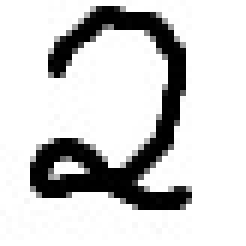
%> input picture ML/Treinamento/2_1.jpg, 41 x 41 px (shown 6 times larger); its folder holds 4 pictures in this run
$ octave NN_Multiclasse_Img.m   (GNU Octave 9; MATLAB toolbox functions it lacks are replaced by stand-ins)
%> lines starting %> are read from the running program, lines starting %| are printed output that depends on the picture; in (x1, y1, x2, y2) boxes, pixels count from 0 and x2, y2 are one past the last pixel; in counts of white or black regions, pixels touching at a corner belong together; the program's own positions count from 1
clear;
close all;
clc;

numrow = 40;
numcol = 40;
imgs = 25;
X = zeros(numrow, numcol, imgs);

cd Treinamento
imagefiles = dir('*.jpg');
nfiles = length(imagefiles);    % Number of files found
for ii=1:nfiles
   currentfilename = imagefiles(ii).name;
   X(:,:,ii) = funcao_ler_imagem(currentfilename, numrow, numcol);
%> in funcao_ler_imagem, img is the input picture: size 41x41x3 uint8; min 0, max 255, mean 207.6
%> in funcao_ler_imagem, `img =255-img;`:
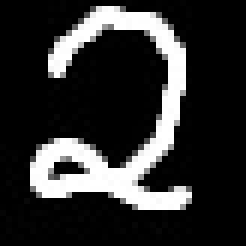
%> img: size 41x41x3 uint8 (shown 6 times larger); min 0, max 255, mean 47.4
%> in funcao_ler_imagem, `J = imresize(img, [numrow, numcol]);`:
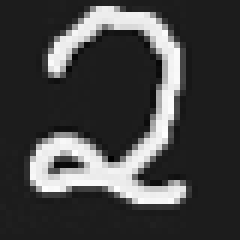
%> J: size 40x40x3 double (shown 6 times larger); min -0.137, max 1.09, mean 0.186; drawn with min black and max white
%> in funcao_ler_imagem, `J = imbinarize(J);`:
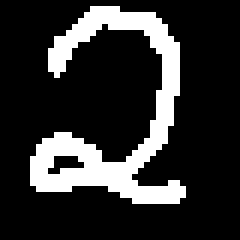
%> J: size 40x40 logical (shown 6 times larger); 18.6% white; 1 white region, box (x1, y1, x2, y2) and area: (5, 1, 31, 34) 297
end
%> pass 2 of the loop `for ii=1:nfiles`:
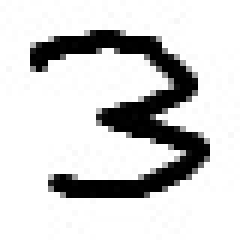
%> input picture ML/Treinamento/3_2.jpg, 41 x 41 px (shown 6 times larger)
%> in funcao_ler_imagem, img is the input picture: size 41x41x3 uint8; min 0, max 255, mean 211.6
%> in funcao_ler_imagem (call 2), `J = imresize(img, [numrow, numcol]);`:
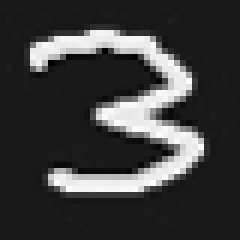
%> J: size 40x40x3 double (shown 6 times larger); min -0.118, max 1.09, mean 0.17; drawn with min black and max white
%> in funcao_ler_imagem (call 2), `J = imbinarize(J);`:
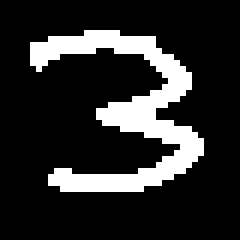
%> J: size 40x40 logical (shown 6 times larger); 17% white; 1 white region, box (x1, y1, x2, y2) and area: (5, 5, 34, 32) 272
%> pass 3 of the loop `for ii=1:nfiles`:
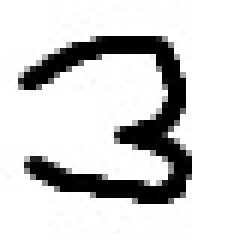
%> input picture ML/Treinamento/3_4.jpg, 41 x 41 px (shown 6 times larger)
%> in funcao_ler_imagem, img is the input picture: size 41x41x3 uint8; min 0, max 255, mean 212.9
%> in funcao_ler_imagem (call 3), `J = imresize(img, [numrow, numcol]);`:
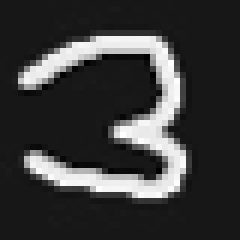
%> J: size 40x40x3 double (shown 6 times larger); min -0.11, max 1.1, mean 0.165; drawn with min black and max white
%> in funcao_ler_imagem (call 3), `J = imbinarize(J);`:
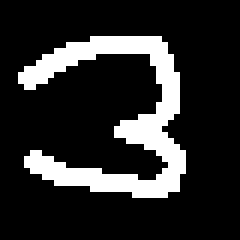
%> J: size 40x40 logical (shown 6 times larger); 16.8% white; 1 white region, box (x1, y1, x2, y2) and area: (3, 6, 31, 33) 269
%> the loop made 4 passes; the first 3 are shown
cd ..

% D = [1 0 0 0 0;
%      0 1 0 0 0;
%      0 0 1 0 0;
%      0 0 0 1 0;
%      0 0 0 0 1 ];

D = [ 1 0 0 0 0;
      1 0 0 0 0;
      1 0 0 0 0;
      1 0 0 0 0;
      1 0 0 0 0;
      0 1 0 0 0;
      0 1 0 0 0;
      0 1 0 0 0;
      0 1 0 0 0;
      0 1 0 0 0;
      0 0 1 0 0;
      0 0 1 0 0;
      0 0 1 0 0;
      0 0 1 0 0;
      0 0 1 0 0;
      0 0 0 1 0;
      0 0 0 1 0;
      0 0 0 1 0;
      0 0 0 1 0;
      0 0 0 1 0
      0 0 0 0 1;
      0 0 0 0 1;
      0 0 0 0 1;
      0 0 0 0 1;
      0 0 0 0 1];

%%%%% TRAINING NN %%%%%%%
fact = 5;
M  = 1:fact; rng(3);
W1 = 2*rand(5*fact, numrow*numcol) - 1;
W2 = 2*rand(5, 5*fact) - 1;
for i=1:length(M)
    epoch(i) = factorial(M(i));
    % --- training NN for each epoch size ----
    for j=1:epoch
        [W1, W2, Er] = MultiClass(W1, W2, X, D);
% [58 lines not run here, left out]
function [W1, W2, e] = MultiClass(W1, W2, X, D)
    alpha = 0.9;
    N = 25;
    for k = 1:N
        x = reshape(X(:, :, k), 40*40, 1);
        d = D(k, :)';
        v1 = W1*x;
%> (the run ends here)
